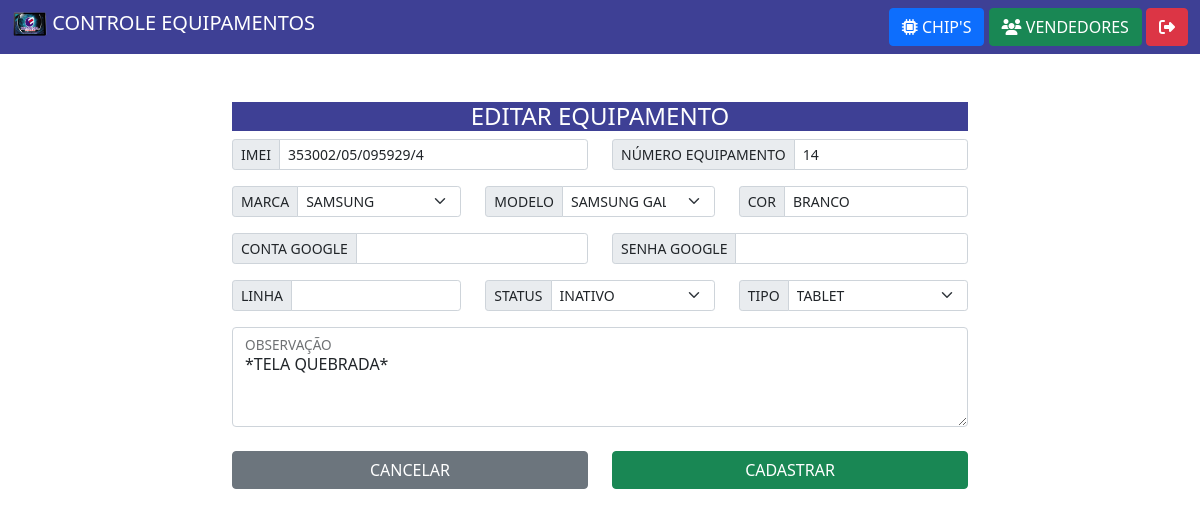
The page /editar_equipamento.php?id=10 (signed in) on the database its author committed.
### tables this page shows
CREATE TABLE `equipamentos` (
  `id_equipamentos` int(11) NOT NULL,
  `imei` varchar(45) NOT NULL,
  `tipo` varchar(45) NOT NULL,
  `numero_equipamento` int(11) NOT NULL,
  `marca` varchar(45) NOT NULL,
  `modelo` varchar(45) NOT NULL,
  `cor` varchar(45) NOT NULL,
  `conta_google` varchar(45) NOT NULL,
  `senha_google` varchar(45) NOT NULL,
  `linha` varchar(45) NOT NULL,
  `status` varchar(45) NOT NULL,
  `observacao` varchar(300) NOT NULL
);

### editar_equipamento.php (the view, shortened to what this page needs)
<?php
include 'conexao.php';
include 'menu.php';
$id = $_GET['id'];
$sql = "SELECT * FROM equipamentos WHERE  id_equipamentos = $id";
$result = $conn->query($sql);
if ($result->num_rows > 0) {
    while ($row = $result->fetch_assoc()) {
        $imei = $row["imei"];
        $tipo = $row["tipo"];
        $numero_equipamento = $row["numero_equipamento"];
        $marca = $row["marca"];
        $modelo = $row["modelo"];
        $cor = $row["cor"];
        $conta_google = $row["conta_google"];
        $senha_google = $row["senha_google"];
        $linha = $row["linha"];
        $status = $row["status"];
        $observacao = $row["observacao"];
    }
}
?>
<div class="container mt-5">
    <div class="row">
        <div class="col-sm-2">
        </div>
        <div class="col-sm-8">
            <form action="edt_equipamento.php" method='POST'>
                <div class='row'>
                    <div class='col-sm-12'>
                        <h4 class='text-center mb-2' style="background-color: #3e4095;color: white;">EDITAR EQUIPAMENTO</h4>
                    </div>
                </div>
                <div class='row'>
                    <div class='col-sm-6'>
                        <div class="input-group input-group-sm mb-3">
                            <span class="input-group-text" id="inputGroup-sizing-sm">IMEI</span>
                            <input type="text" class="form-control" name="imei" value="<?php echo $imei ?>" aria-label="Sizing example input" aria-describedby="inputGroup-sizing-sm">
                        </div>
                    </div>
                    <div class='col-sm-6'>
                        <div class="input-group input-group-sm mb-3">
                            <span class="input-group-text" id="inputGroup-sizing-sm">NÚMERO EQUIPAMENTO</span>
                            <input type="text" class="form-control" name="numero_equipamento" value="<?php echo $numero_equipamento ?>" aria-label="Sizing example input" aria-describedby="inputGroup-sizing-sm">
                        </div>
                    </div>
                </div>
                <div class='row'>
                <div class='col-sm-4'>
                        <div class="input-group input-group-sm mb-3">
                            <span class="input-group-text" id="inputGroup-sizing-sm">MARCA</span>
                            <select class="form-select form-select-sm" name="marca" aria-label=".form-select-sm example">
                                <option  value="<?php echo $marca ?>" selected><?php echo $marca ?></option>
                            </select>
                        </div>
                    </div>
                    <div class='col-sm-4'>
                        <div class="input-group input-group-sm mb-3">
                            <span class="input-group-text" id="inputGroup-sizing-sm">MODELO</span>
                            <select class="form-select form-select-sm" name="modelo" aria-label=".form-select-sm example">
                                <option selected  value="<?php echo $modelo ?>"><?php echo $modelo ?></option>
                            </select>
                        </div>
                    </div>
                    <div class='col-sm-4'>
                        <div class="input-group input-group-sm mb-3">
                            <span class="input-group-text" id="inputGroup-sizing-sm">COR</span>
                            <input type="text" class="form-control" name="cor" value="<?php echo $cor ?>" aria-label="Sizing example input" aria-describedby="inputGroup-sizing-sm">
                        </div>
                    </div>
                </div>
                <div class='row'>
                    <div class='col-sm-6'>
                        <div class="input-group input-group-sm mb-3">
                            <span class="input-group-text" id="inputGroup-sizing-sm">CONTA GOOGLE</span>
                            <input type="text" class="form-control" name="conta_google" value="<?php echo $conta_google ?>" aria-label="Sizing example input" aria-describedby="inputGroup-sizing-sm">
                        </div>
                    </div>
                    <div class='col-sm-6'>
                        <div class="input-group input-group-sm mb-3">
                            <span class="input-group-text" id="inputGroup-sizing-sm">SENHA GOOGLE</span>
                            <input type="text" class="form-control" name="senha_google" value="<?php echo $senha_google ?>" aria-label="Sizing example input" aria-describedby="inputGroup-sizing-sm">
                        </div>
                    </div>
                </div>
                <div class='row'>
                    <div class='col-sm-4'>
                        <div class="input-group input-group-sm mb-3">
                            <span class="input-group-text" id="inputGroup-sizing-sm">LINHA</span>
                            <input type="text" class="form-control" name="linha" value="<?php echo $linha ?>" aria-label="Sizing example input" aria-describedby="inputGroup-sizing-sm">
                        </div>
                    </div>
                    <div class='col-sm-4'>
                        <div class="input-group input-group-sm mb-3">
                            <span class="input-group-text" id="inputGroup-sizing-sm">STATUS</span>
                            <select class="form-select form-select-sm" name="status" aria-label=".form-select-sm example">
                                <option selected><?php echo $status ?></option>
                            </select>
                        </div>
                    </div>
                    <div class='col-sm-4'>
                        <div class="input-group input-group-sm mb-3">
                            <span class="input-group-text" id="inputGroup-sizing-sm">TIPO</span>
                            <select class="form-select form-select-sm" name="tipo" aria-label=".form-select-sm example">
                                <option selected><?php echo $tipo ?></option>
                            </select>
                        </div>
                    </div>
                </div>
                <div class='row'>
                    <div class='col-sm-12'>
                        <div class="form-floating">
                            <textarea class="form-control" name="observacao" id="floatingTextarea2" style="height: 100px"><?php echo $observacao ?></textarea>
                            <label for="floatingTextarea2">OBSERVAÇÃO</label>
                        </div>
                    </div>
                </div>
                <div class='row'>
                    <div class='col-sm-12'>
                    </div>
                </div>
                <div class='row'>
                    <div class='col-sm-6 mt-2'>
                        <a type='button' style='width:100%' href="index.php" class='btn btn-secondary'>CANCELAR</a></td>
                    </div>
                    <div class='col-sm-6 mt-2'>
                        <button type="submit" style="width: 100%;" class="btn btn-success">CADASTRAR</button>
                    </div>
                </div>
            </form>
        </div>
    </div>
</div>

### rows shown on the page
equipamentos: imei "353002/05/095929/4", numero_equipamento "14", marca "SAMSUNG", modelo "SAMSUNG GALAX GT-P3100", cor "BRANCO", status "INATIVO", tipo "TABLET", observacao "*TELA QUEBRADA*"
